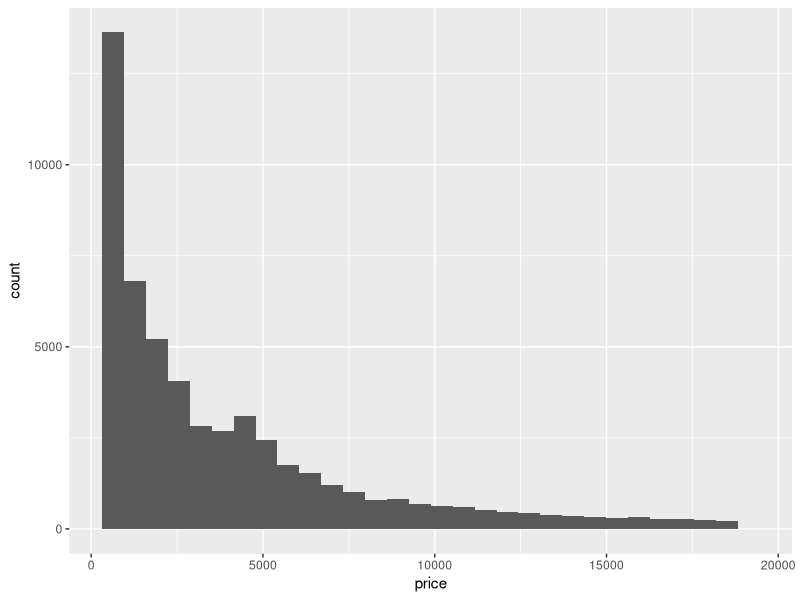
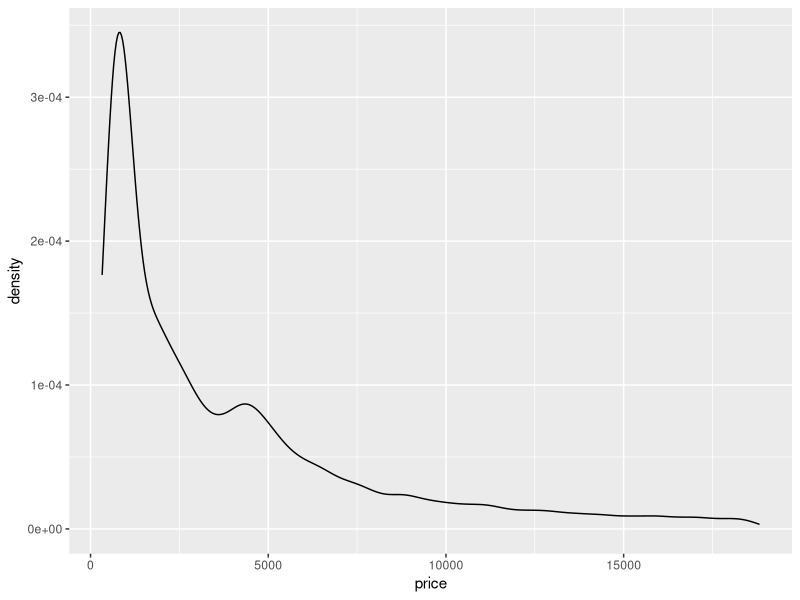
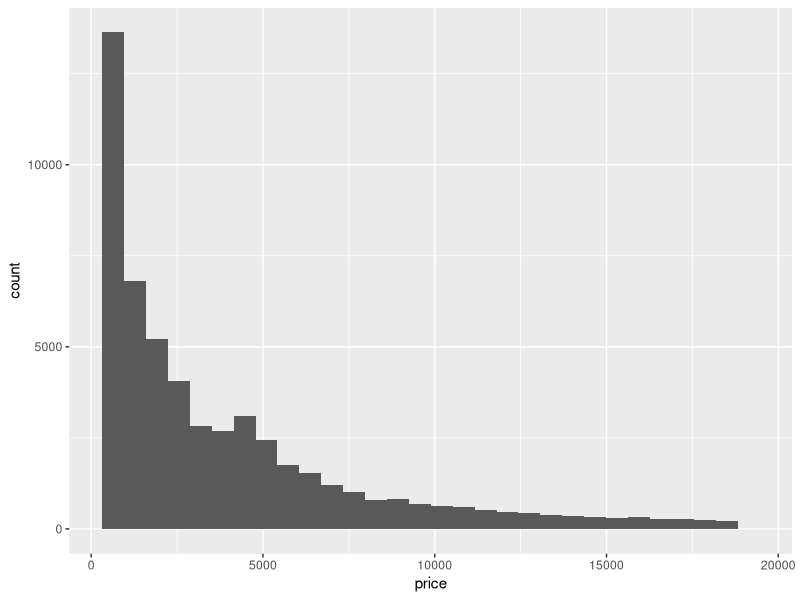
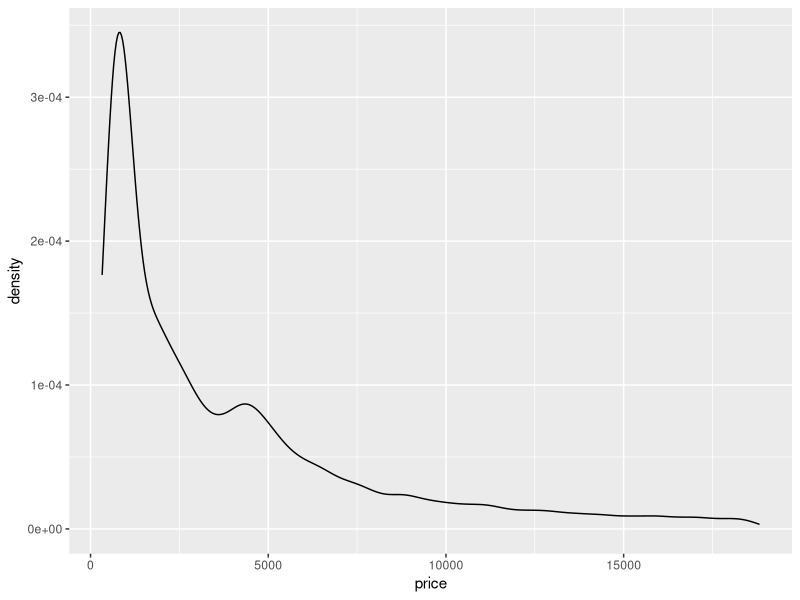
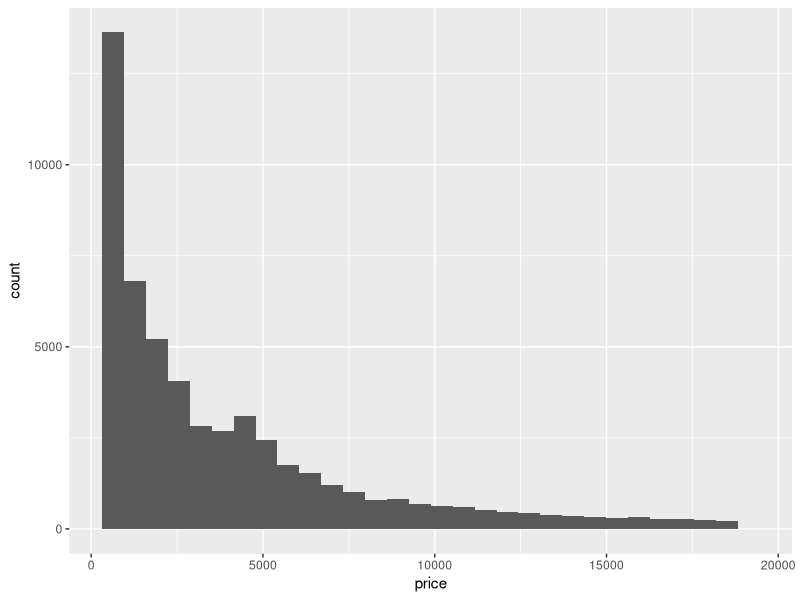
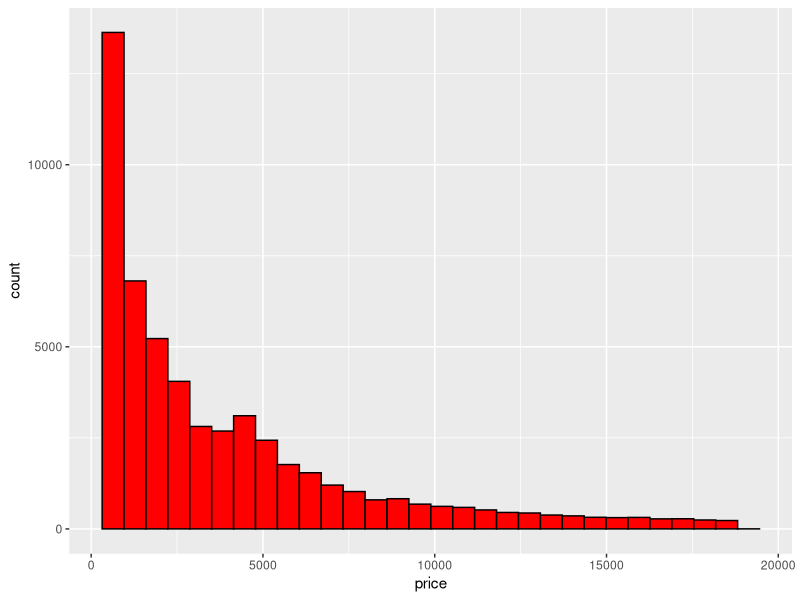

These charts were generated, in order, by the following R code:
## data visualization or charts
## 1. number of variables: one, two, more than two vars
## 2. data types: number (numeric), not number (factor)

library(ggplot2)
library(dplyr)

# diamonds dataset is included in ggplot2 package
diamonds

View(diamonds)
glimpse(diamonds)

## Q: one variable, number
## A: histogram

# mapping is to tell ggplot how to map variables to visual properties
# geom is to tell ggplot what kind of geometric object to use to represent the data
ggplot(
  data = diamonds,
  mapping = aes(x = price)
) +
  geom_histogram()

ggplot(
  data = diamonds,
  mapping = aes(x = price)
) +
  geom_density()

# use bases instead
base <- ggplot(
  data = diamonds,
  mapping = aes(x = price)
)

base + geom_histogram()
base + geom_density()

# Q: How many Bin, should we decide?
# A: There is no rule of Bin, depand of situation and what we would like to see
#    But 30 is a good start
base + geom_histogram(bins = 30)

# setting fill and color
base + geom_histogram(bins = 30, fill = "red", color = "black")
